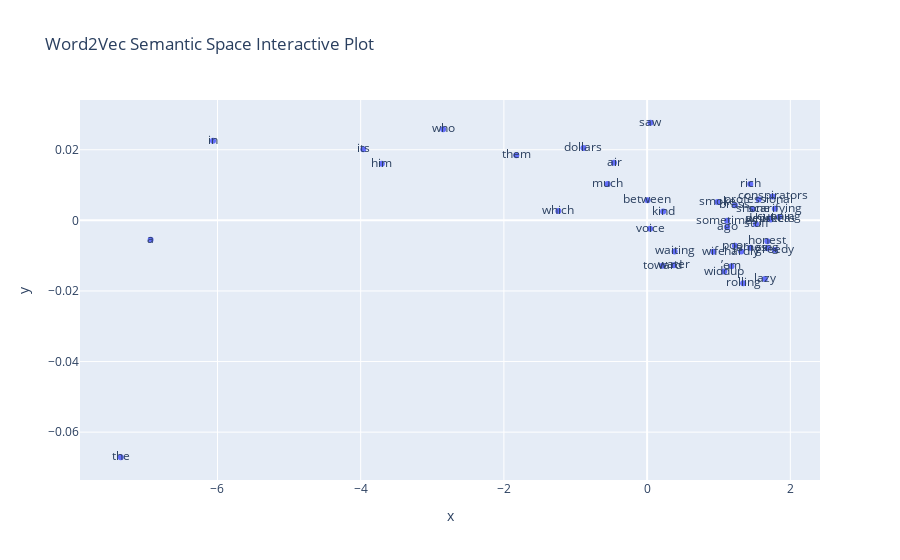

The code cell stored with this chart in its notebook:
### Markdown cell above
## Step 3: Visualizing it - Semantic Space plot

### Code cell
from sklearn.decomposition import PCA
import plotly.express as px
import pandas as pd

words_to_plot = set(valid_keywords)
for sims in similar_words.values():
    for w, _ in sims:
        if w in w2v_model.wv:
            words_to_plot.add(w)
words_to_plot = list(words_to_plot)

vectors = [w2v_model.wv[w] for w in words_to_plot]

pca = PCA(n_components=2)
result = pca.fit_transform(vectors)
df = pd.DataFrame({
    'word': words_to_plot,
    'x': result[:, 0],
    'y': result[:, 1]
})
fig = px.scatter(df, x='x', y='y', text='word', title='Word2Vec Semantic Space Interactive Plot')
fig.update_traces(marker=dict(size=10),
                  selector=dict(mode='markers'),
                  hovertemplate='<b>%{text}</b><extra></extra>')
fig.show()

### Figure 1 — Plotly figure (JSON) as saved in the notebook; plotly's stock layout.template omitted (floating-point values rounded to 4 significant figures)
{"data": [{"hovertemplate": "x=%{x}<br>y=%{y}<br>word=%{text}<extra></extra>", "legendgroup": "", "marker": {"color": "#636efa", "symbol": "circle"}, "mode": "markers+text", "name": "", "orientation": "v", "showlegend": false, "text": ["them", "waiting", "much", "widdup", "him", "shone", "between", "greedy", "cunning", "water", "depreca-", "rich", "a", "voice", "toward", "ago", "lazy", "brass", "sing", "who", "sometimes", "wife", "in", "poor", "honest", "’em", "scarifying", "rolling", "conspirators", "smoke", "hardly", "whiskers", "air", "james", "its", "saw", "dollars", "stuff", "the", "kind", "which", "professional"], "type": "scatter", "x": [-1.827, 0.3833, -0.5523, 1.077, -3.705, 1.473, 0.005262, 1.785, 1.845, 0.3713, 1.712, 1.441, -6.934, 0.04192, 0.2146, 1.117, 1.643, 1.225, 1.681, -2.849, 1.118, 0.9249, -6.062, 1.226, 1.679, 1.178, 1.784, 1.342, 1.752, 0.9834, 1.313, 1.726, -0.4624, 1.442, -3.964, 0.04643, -0.8887, 1.521, -7.351, 0.2239, -1.24, 1.557], "xaxis": "x", "y": [0.01845, -0.008801, 0.01027, -0.01451, 0.01607, 0.003176, 0.005682, -0.008368, 0.00096, -0.01271, 0.0005134, 0.01028, -0.005492, -0.002393, -0.01287, -0.001979, -0.0166, 0.0043, -0.00791, 0.02584, -8.68e-05, -0.008912, 0.02258, -0.007193, -0.005917, -0.01298, 0.003301, -0.01783, 0.00679, 0.005174, -0.008828, 0.0002562, 0.01635, -0.007727, 0.02013, 0.02765, 0.02052, -0.001063, -0.06711, 0.002477, 0.00264, 0.005903], "yaxis": "y"}], "layout": {"legend": {"tracegroupgap": 0}, "title": {"text": "Word2Vec Semantic Space Interactive Plot"}, "xaxis": {"anchor": "y", "domain": [0, 1], "title": {"text": "x"}}, "yaxis": {"anchor": "x", "domain": [0, 1], "title": {"text": "y"}}}}
